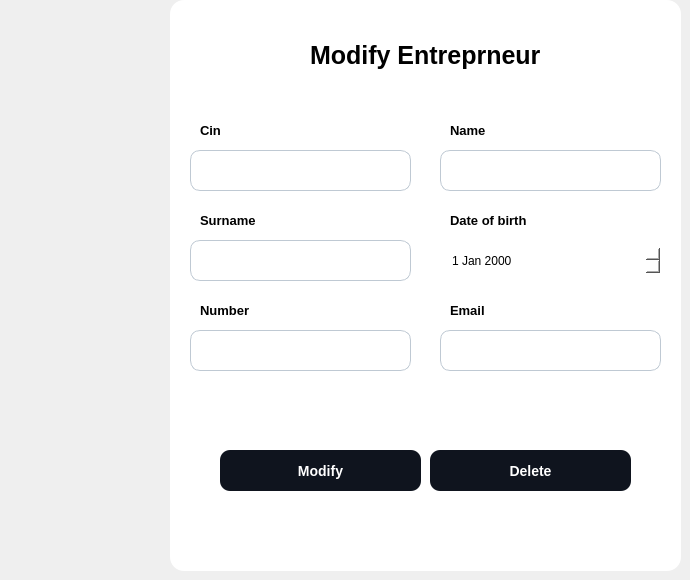
              <widget class="QWidget" name="page_8">
               <widget class="QGroupBox" name="groupBox_6">
                <property name="geometry">
                 <rect>
                  <x>170</x>
                  <y>0</y>
                  <width>511</width>
                  <height>571</height>
                 </rect>
                </property>
                <property name="styleSheet">
                 <string notr="true">background-color :white ; 
border-radius :14px ; </string>
                </property>
                <property name="title">
                 <string/>
                </property>
                <widget class="QLabel" name="title1_9">
                 <property name="geometry">
                  <rect>
                   <x>140</x>
                   <y>40</y>
                   <width>251</width>
                   <height>31</height>
                  </rect>
                 </property>
                 <property name="styleSheet">
                  <string notr="true">QLabel {
	font-size: 25px ; 
	font-weight:bold ; 
	
}</string>
                 </property>
                 <property name="text">
                  <string>Modify Entreprneur</string>
                 </property>
                </widget>
                <widget class="QPushButton" name="modify_project_2">
                 <property name="geometry">
                  <rect>
                   <x>50</x>
                   <y>450</y>
                   <width>201</width>
                   <height>41</height>
                  </rect>
                 </property>
                 <property name="cursor">
                  <cursorShape>PointingHandCursor</cursorShape>
                 </property>
                 <property name="styleSheet">
                  <string notr="true">QPushButton {
	background-color:#0F141E ; 
	border-radius:10px ; 
	color : white ; 
	font-size:14px ; 
	font-weight:bold; 
}

QPushButton::hover {
	background-color:#4AC7EA ; 
	color:white ; 
}</string>
                 </property>
                 <property name="text">
                  <string>Modify</string>
                 </property>
                </widget>
                <widget class="QPushButton" name="delete__project_2">
                 <property name="geometry">
                  <rect>
                   <x>260</x>
                   <y>450</y>
                   <width>201</width>
                   <height>41</height>
                  </rect>
                 </property>
                 <property name="cursor">
                  <cursorShape>PointingHandCursor</cursorShape>
                 </property>
                 <property name="styleSheet">
                  <string notr="true">QPushButton {
	background-color:#0F141E ; 
	border-radius:10px ; 
	color : white ; 
	font-size:14px ; 
	font-weight:bold; 
}

QPushButton::hover {
	background-color:#D60002 ; 
	color:white ; 
}</string>
                 </property>
                 <property name="text">
                  <string>Delete</string>
                 </property>
                </widget>
                <widget class="QLineEdit" name="CIN_entr_2">
                 <property name="geometry">
                  <rect>
                   <x>20</x>
                   <y>150</y>
                   <width>221</width>
                   <height>41</height>
                  </rect>
                 </property>
                 <property name="styleSheet">
                  <string notr="true">QLineEdit {
	background-color:white ; 
	border-radius:10px ; 
	font-size:13px ; 
	padding-left : 15px ; 
	border:1px solid #BFC9D3 ; 
}</string>
                 </property>
                 <property name="readOnly">
                  <bool>true</bool>
                 </property>
                </widget>
                <widget class="QLabel" name="label_48">
                 <property name="geometry">
                  <rect>
                   <x>280</x>
                   <y>120</y>
                   <width>41</width>
                   <height>21</height>
                  </rect>
                 </property>
                 <property name="styleSheet">
                  <string notr="true">font-size:13px;
font-weight:bold ; </string>
                 </property>
                 <property name="text">
                  <string>Name</string>
                 </property>
                </widget>
                <widget class="QLineEdit" name="number_entr_2">
                 <property name="geometry">
                  <rect>
                   <x>20</x>
                   <y>330</y>
                   <width>221</width>
                   <height>41</height>
                  </rect>
                 </property>
                 <property name="styleSheet">
                  <string notr="true">QLineEdit {
	background-color:white ; 
	border-radius:10px ; 
	font-size:13px ; 
	padding-left : 15px ; 
	border:1px solid #BFC9D3 ; 

}</string>
                 </property>
                </widget>
                <widget class="QLabel" name="label_49">
                 <property name="geometry">
                  <rect>
                   <x>30</x>
                   <y>120</y>
                   <width>21</width>
                   <height>21</height>
                  </rect>
                 </property>
                 <property name="styleSheet">
                  <string notr="true">font-size:13px;
font-weight:bold ; </string>
                 </property>
                 <property name="text">
                  <string>Cin</string>
                 </property>
                </widget>
                <widget class="QDateEdit" name="dob_entr_2">
                 <property name="geometry">
                  <rect>
                   <x>280</x>
                   <y>245</y>
                   <width>211</width>
                   <height>31</height>
                  </rect>
                 </property>
                 <property name="styleSheet">
                  <string notr="true">QLineEdit {
	background-color:white ; 
	border-radius:10px ; 
	font-size:13px ; 
	padding-left : 15px ; 
	border:1px solid #BFC9D3 ; 

}</string>
                 </property>
                </widget>
                <widget class="QLineEdit" name="email_entr_2">
                 <property name="geometry">
                  <rect>
                   <x>270</x>
                   <y>330</y>
                   <width>221</width>
                   <height>41</height>
                  </rect>
                 </property>
                 <property name="styleSheet">
                  <string notr="true">QLineEdit {
	background-color:white ; 
	border-radius:10px ; 
	font-size:13px ; 
	padding-left : 15px ; 
	border:1px solid #BFC9D3 ; 

}</string>
                 </property>
                </widget>
                <widget class="QLabel" name="label_50">
                 <property name="geometry">
                  <rect>
                   <x>30</x>
                   <y>210</y>
                   <width>61</width>
                   <height>21</height>
                  </rect>
                 </property>
                 <property name="styleSheet">
                  <string notr="true">font-size:13px;
font-weight:bold ; </string>
                 </property>
                 <property name="text">
                  <string>Surname</string>
                 </property>
                </widget>
                <widget class="QLabel" name="label_51">
                 <property name="geometry">
                  <rect>
                   <x>280</x>
                   <y>210</y>
                   <width>91</width>
                   <height>21</height>
                  </rect>
                 </property>
                 <property name="styleSheet">
                  <string notr="true">font-size:13px;
font-weight:bold ; </string>
                 </property>
                 <property name="text">
                  <string>Date of birth</string>
                 </property>
                </widget>
                <widget class="QLineEdit" name="name_entr_2">
                 <property name="geometry">
                  <rect>
                   <x>270</x>
                   <y>150</y>
                   <width>221</width>
                   <height>41</height>
                  </rect>
                 </property>
                 <property name="styleSheet">
                  <string notr="true">QLineEdit {
	background-color:white ; 
	border-radius:10px ; 
	font-size:13px ; 
	padding-left : 15px ; 
	border:1px solid #BFC9D3 ; 
}</string>
                 </property>
                </widget>
                <widget class="QLabel" name="label_52">
                 <property name="geometry">
                  <rect>
                   <x>280</x>
                   <y>300</y>
                   <width>91</width>
                   <height>21</height>
                  </rect>
                 </property>
                 <property name="styleSheet">
                  <string notr="true">font-size:13px;
font-weight:bold ; </string>
                 </property>
                 <property name="text">
                  <string>Email</string>
                 </property>
                </widget>
                <widget class="QLineEdit" name="surname_entr_2">
                 <property name="geometry">
                  <rect>
                   <x>20</x>
                   <y>240</y>
                   <width>221</width>
                   <height>41</height>
                  </rect>
                 </property>
                 <property name="styleSheet">
                  <string notr="true">QLineEdit {
	background-color:white ; 
	border-radius:10px ; 
	font-size:13px ; 
	padding-left : 15px ; 
	border:1px solid #BFC9D3 ; 

}</string>
                 </property>
                </widget>
                <widget class="QLabel" name="label_53">
                 <property name="geometry">
                  <rect>
                   <x>30</x>
                   <y>300</y>
                   <width>61</width>
                   <height>21</height>
                  </rect>
                 </property>
                 <property name="styleSheet">
                  <string notr="true">font-size:13px;
font-weight:bold ; </string>
                 </property>
                 <property name="text">
                  <string>Number</string>
                 </property>
                </widget>
               </widget>
              </widget>
